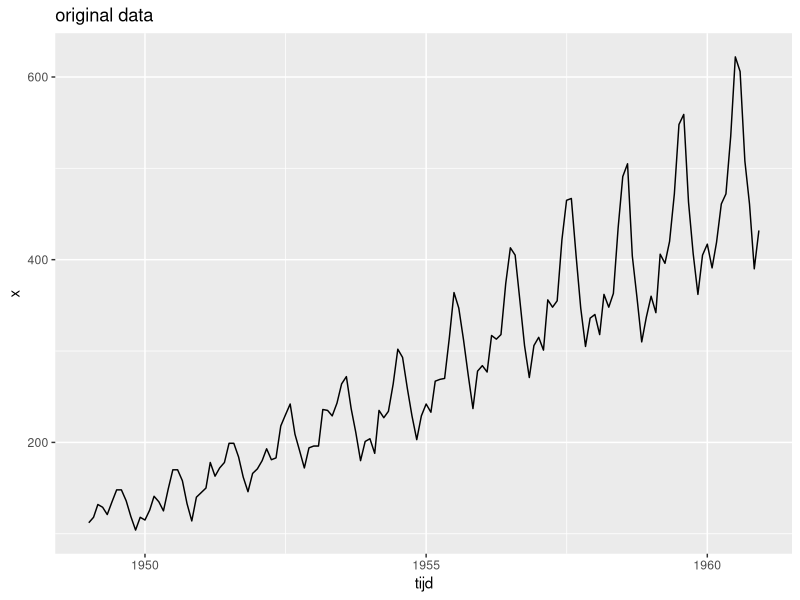
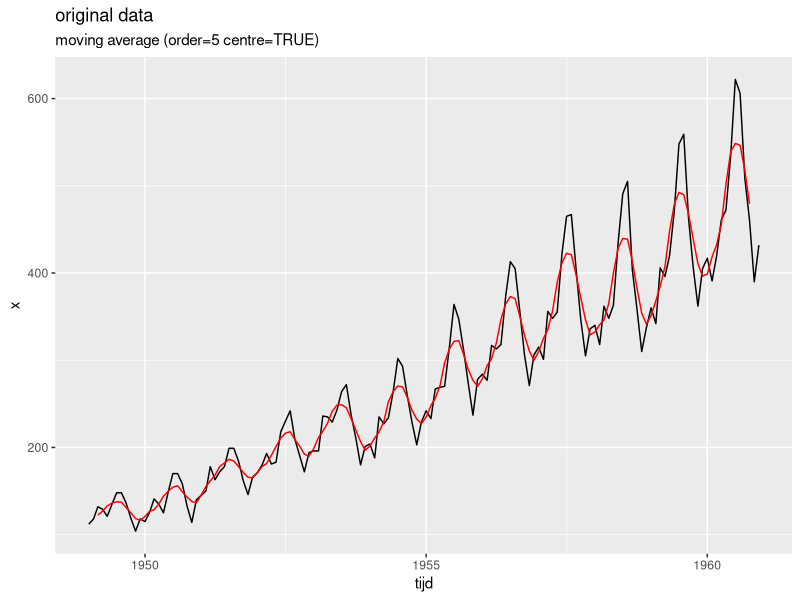
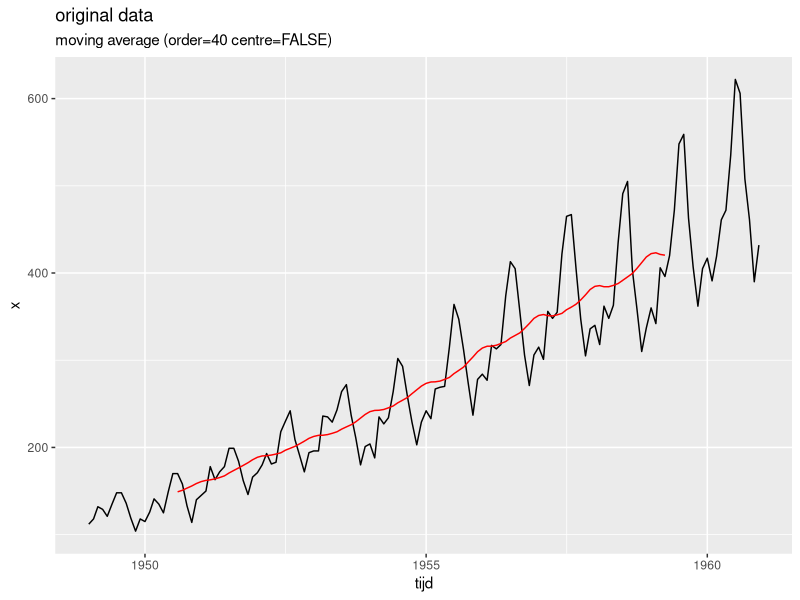
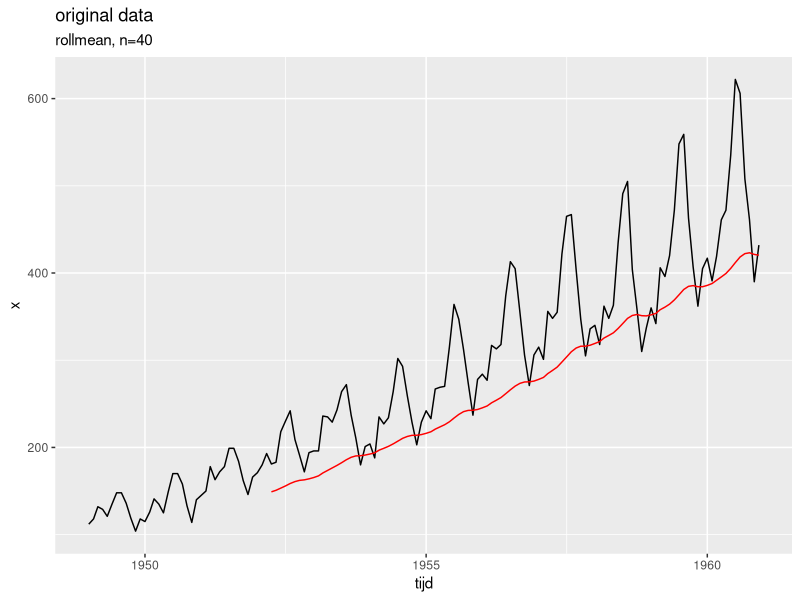
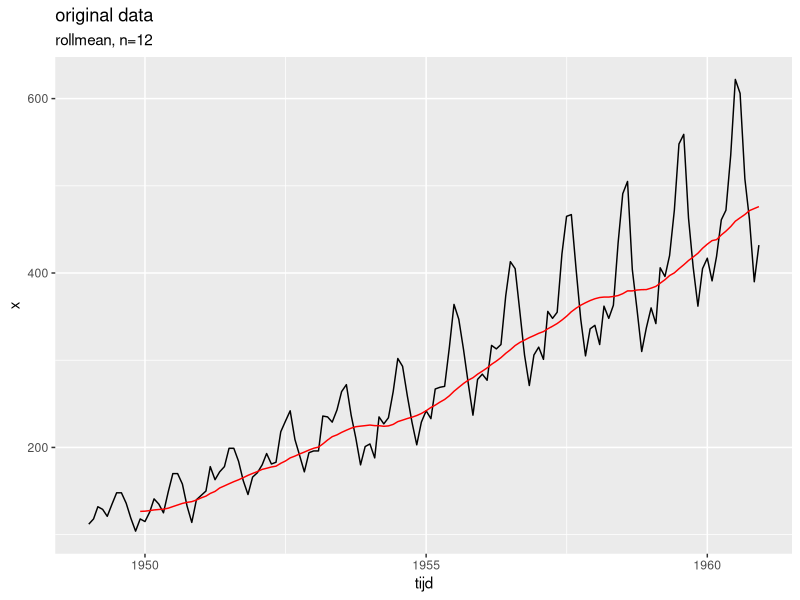
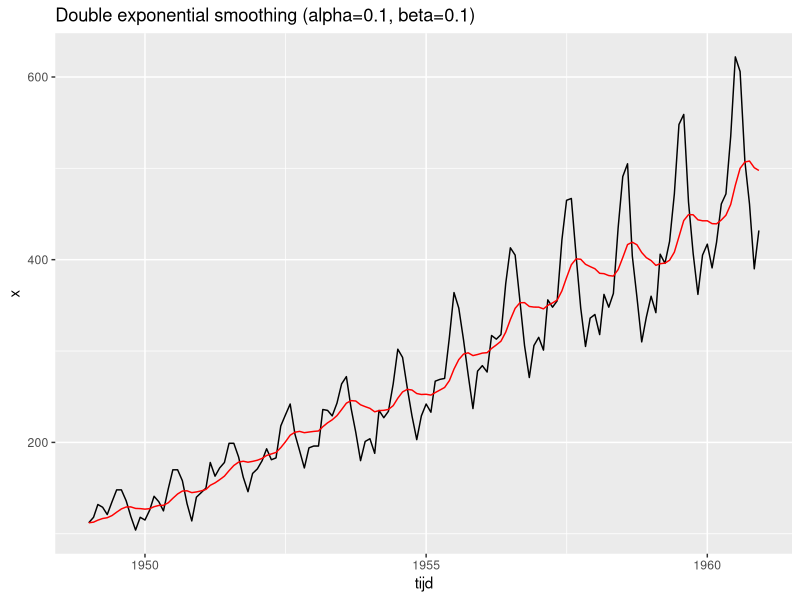
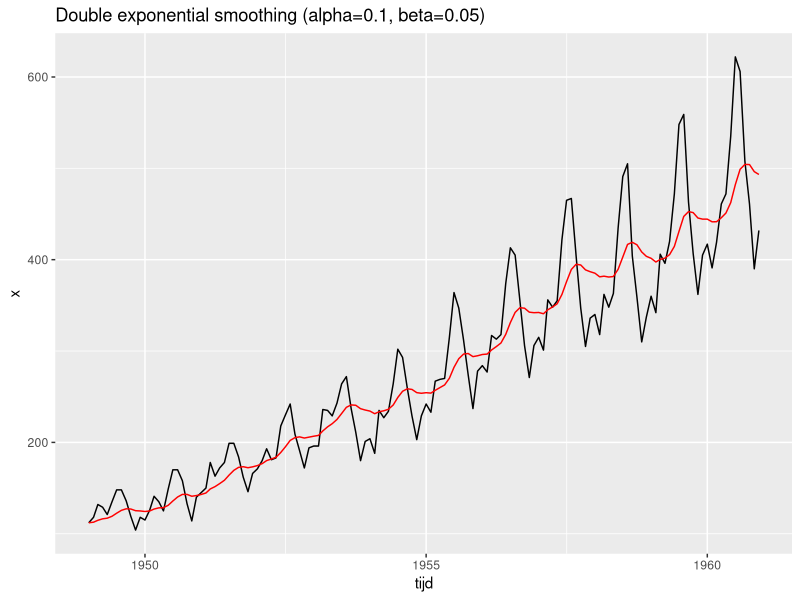
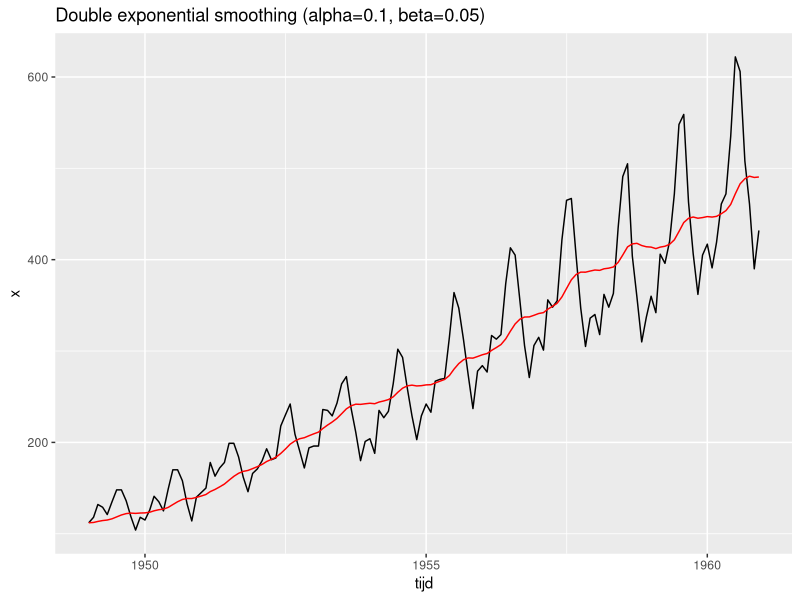

Generate these figures, in order, with R:
# Uitleg Wild over decompose van tijdsseries
#
# https://www.youtube.com/watch?v=85XU1T9DIps
#
# werken met beschikbare dataset "Airpassengers"
library(tidyverse)
library(lubridate)
library(forecast)
data("AirPassengers")
ap.df <- as.data.frame(AirPassengers)
ap.df$x <- as.numeric(ap.df$x)
ap.df$jaar <- rep(c(1949:1960),each=12)
ap.df$quarter <- rep(rep(c("Q1","Q2","Q3","Q4"),each=3),12)
ap.df$tijd <- seq(ymd("1949-01-01"),ymd("1960-12-01"),by="months")
ggplot(data=ap.df) +
  geom_line(aes(x=tijd,y=x)) +
  labs(title="original data")
#
# Zoeken van de trendlijn. Hiervoor kunnen we HoltWinters NIET gebruiken 
# omdat die als input een time series object gebruikt.
#
# Met de ma-function (moving average) van package "forecast"
#
ap.df$ma <- ma(ap.df$x, order=5, centre=TRUE)
ggplot(data=ap.df) +
      geom_line(aes(x=tijd,y=x)) +
      geom_line(aes(x=tijd,y=ma),color="red") +
      labs(title="original data", subtitle="moving average (order=5 centre=TRUE)")
# Venster te klein, te veel seasonality, we verliezen info van de eindpunten
ap.df$ma <- ma(ap.df$x, order=40, centre=FALSE)
ggplot(data=ap.df) +
  geom_line(aes(x=tijd,y=x)) +
  geom_line(aes(x=tijd,y=ma),color="red") +
  labs(title="original data", subtitle="moving average (order=40 centre=FALSE)")
# centre beinvloedt enkel hoe er omgegaan wordt met een moving average window dat even is. Dus
# ook hier verlies van info naar het einde.
#
# Met functie rollmean van package "zoo"
library(zoo)
n <- 40
ap.df$rollmean[1:nrow(ap.df)] <- NA
ap.df$rollmean[n:nrow(ap.df)] <- rollmean(ap.df$x,n)
ggplot(data=ap.df) +
  geom_line(aes(x=tijd,y=x)) +
  geom_line(aes(x=tijd,y=rollmean),color="red") +
  labs(title="original data", subtitle="rollmean, n=40")
# Loopt duidelijk achter op de feiten! Dat is het klassieke nadeel van een backward looking
# moving average systeem: als er een trend is, dan wordt die pas laat opgepikt.
# We kunnen dat gedeeltelijk opvangen door n kleiner te maken bv. n=12 (smoothing over 1 jaar)
n <- 12
ap.df$rollmean[1:nrow(ap.df)] <- NA
ap.df$rollmean[n:nrow(ap.df)] <- rollmean(ap.df$x,n)
ggplot(data=ap.df) +
  geom_line(aes(x=tijd,y=x)) +
  geom_line(aes(x=tijd,y=rollmean),color="red") +
  labs(title="original data", subtitle="rollmean, n=12")
#
# Maar je blijft "te laat" komen.
#
# Om rekening te houden met de trend is er Double Exponential Smoothing (des). Op basis van het artikel
# van Grisha Trubetskoy heb ik dat in een functie ondergebracht. De input is een dataframe met twee 
# variabelen x en y. x=c(1:nfrow(y)) en y=data
#
JT.des <- function(serie.des, alpha=0.1, beta=0.1) {
  serie.des$level <- NA
  serie.des$slope <- NA
  serie.des$yhat <- NA
  serie.des$level[1] <- serie.des$y[1]
  serie.des$slope[1] <- 0
  serie.des$yhat[1] <- serie.des$y[1]
  for (i in (2:nrow(serie.des))) {
    if (i==2) {
      new.level <- serie.des$y[i]
      new.slope <- serie.des$y[i]-serie.des$y[i-1]
      yvalue <- serie.des$y[i]
    } else {
      yvalue <- serie.des$y[i]
      }
  last.level <- serie.des$level[i-1]
  last.slope <- serie.des$slope[i-1]
  new.level <- alpha*yvalue + (1 - alpha)*(last.level + last.slope)
  new.slope <- beta*(new.level - last.level) + (1 - beta)*last.slope
  serie.des$yhat[i] <- new.level + new.slope
  serie.des$level[i] <- new.level
  serie.des$slope[i] <- new.slope
  }
  return(serie.des)
}
reeks <- data.frame(x=c(1:nrow(ap.df)), y=ap.df$x)
ap.df$des <- JT.des(reeks, alpha=0.1, beta=0.1)$yhat
ggplot(data=ap.df, aes(x=tijd)) + 
  geom_line(aes(y=x), colour="black") + 
  geom_line(aes(y=des), colour="red") +
  labs(title="Double exponential smoothing (alpha=0.1, beta=0.1)")
#
# Dat ziet er al wat beter uit, maar de slope-volging geeft ook het volgen van de seizoensgebondenheid
#
ap.df$des <- JT.des(reeks, alpha=0.1, beta=0.05)$yhat
ggplot(data=ap.df, aes(x=tijd)) + 
  geom_line(aes(y=x), colour="black") + 
  geom_line(aes(y=des), colour="red") +
  labs(title="Double exponential smoothing (alpha=0.1, beta=0.05)")
#
ap.df$des <- JT.des(reeks, alpha=0.05, beta=0.1)$yhat
ggplot(data=ap.df, aes(x=tijd)) + 
  geom_line(aes(y=x), colour="black") + 
  geom_line(aes(y=des), colour="red") +
  labs(title="Double exponential smoothing (alpha=0.1, beta=0.05)")
#
# Werken met een polynoommodel
model.pol <- lm(ap.df$x ~ poly(ap.df$tijd,3))
summary(model.pol)
# De berekende waarden zitten in model.pol$fitted.values
ap.df$pol <- model.pol$fitted.values
ggplot(data=ap.df, aes(x=tijd)) + 
  geom_line(aes(y=x), colour="black") + 
  geom_line(aes(y=pol), colour="red") +
  labs(title="Polynoommodel (n=3)")
#
# Werken met een loess-kromme: de berekende waarden moeten met predict bepaald worden!
#
model.loess <- loess(ap.df$x ~ as.numeric(rownames(ap.df)), span=0.5)
ap.df$loess <- predict(model.loess)
ggplot(data=ap.df, aes(x=tijd)) + 
  geom_line(aes(y=x), colour="black") + 
  geom_line(aes(y=loess), colour="red") +
  labs(title="Loess-functie (span=0.5)")
#
# Op zoek naar seasonality
#
# Groepering per quarter
#
ap.df %>% group_by(jaar,quarter) %>% summarise(som=sum(x)) -> ap.df.q
ggplot(data=ap.df.q) + geom_point(aes(x=jaar,y=som,color=quarter))
ggplot(data=ap.df.q,aes(x=quarter,y=som,group=jaar)) + geom_line(aes(color=as.factor(jaar)))
#
# ase = additive seasonal effect
#
ap.df.q$ase <- 0
for (i in c(1949:1960)) {
  mod <- lm(ap.df.q$som[ap.df.q$jaar==i] ~ c(1:4))
  ap.df.q$ase[ap.df.q$jaar==i] <- mod$residuals
}
ggplot(data=ap.df.q, aes(x=quarter, group=jaar, color=as.factor(jaar))) +
  geom_line(aes(y=ase)) +
  labs(title="additive seasonal effect per year")
#
# Average seasonal effect
#
ap.df.q %>% group_by(quarter) %>% summarise(avg=mean(ase)) -> ap.df.q.average                                     
ggplot(data=ap.df.q.average, aes(x=quarter, y=avg, group=1)) +
  geom_line() +
  labs(title="additive seasonal effect (average)")
#
# Adding the trend and the additive seasonal effect and finding the remainder
# For the trend I take the polynomial because at the moment it seems the simplest.
#
ap.df$ase <- rep(ap.df.q.average$avg,12)
ap.df$pol.ase <- ap.df$pol +ap.df$ase
ap.df$remainder <- ap.df$x - ap.df$pol.ase
result <- data.frame(tijd=rep(ap.df$tijd,4),
                     deco=c(ap.df$x,ap.df$pol,ap.df$ase,ap.df$remainder),
                     type=factor(rep(c("original","trend","season","remainder"),each=nrow(ap.df)),
                                 levels=c("original","trend","season","remainder")))
ggplot(data=result, aes(x=tijd,y=deco)) +
  geom_line() +
  facet_grid(type ~ ., scales = "free_y", switch = "y") +
  labs(x="Date", y=NULL, title="Decompositie" , subtitle="Trend=poly, Season=ase")
# Daar zit nog veel in de remainder!